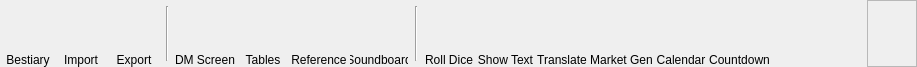
<?xml version="1.0" encoding="UTF-8"?>
<ui version="4.0">
 <class>RibbonTabBestiary</class>
 <widget class="QFrame" name="RibbonTabBestiary">
  <property name="geometry">
   <rect>
    <x>0</x>
    <y>0</y>
    <width>917</width>
    <height>67</height>
   </rect>
  </property>
  <property name="sizePolicy">
   <sizepolicy hsizetype="Preferred" vsizetype="Fixed">
    <horstretch>0</horstretch>
    <verstretch>0</verstretch>
   </sizepolicy>
  </property>
  <property name="minimumSize">
   <size>
    <width>0</width>
    <height>67</height>
   </size>
  </property>
  <property name="maximumSize">
   <size>
    <width>16777215</width>
    <height>67</height>
   </size>
  </property>
  <property name="windowTitle">
   <string>Tools</string>
  </property>
  <property name="styleSheet">
   <string notr="true">background-image: url(:/img/data/parchment.jpg);</string>
  </property>
  <layout class="QHBoxLayout" name="horizontalLayout">
   <property name="spacing">
    <number>3</number>
   </property>
   <property name="leftMargin">
    <number>3</number>
   </property>
   <property name="topMargin">
    <number>0</number>
   </property>
   <property name="rightMargin">
    <number>0</number>
   </property>
   <property name="bottomMargin">
    <number>0</number>
   </property>
   <item>
    <layout class="QVBoxLayout" name="verticalLayout">
     <property name="spacing">
      <number>0</number>
     </property>
     <item>
      <widget class="QPushButton" name="btnBestiary">
       <property name="minimumSize">
        <size>
         <width>50</width>
         <height>50</height>
        </size>
       </property>
       <property name="maximumSize">
        <size>
         <width>50</width>
         <height>50</height>
        </size>
       </property>
       <property name="toolTip">
        <string>Open the Bestiary (Ctrl+B)</string>
       </property>
       <property name="text">
        <string/>
       </property>
       <property name="icon">
        <iconset resource="resources.qrc">
         <normaloff>:/img/data/icon_bestiary.png</normaloff>:/img/data/icon_bestiary.png</iconset>
       </property>
       <property name="iconSize">
        <size>
         <width>40</width>
         <height>40</height>
        </size>
       </property>
       <property name="checkable">
        <bool>false</bool>
       </property>
       <property name="flat">
        <bool>true</bool>
       </property>
      </widget>
     </item>
     <item>
      <widget class="QLabel" name="lblBestiary">
       <property name="text">
        <string>Bestiary</string>
       </property>
       <property name="alignment">
        <set>Qt::AlignBottom|Qt::AlignHCenter</set>
       </property>
      </widget>
     </item>
    </layout>
   </item>
   <item>
    <layout class="QVBoxLayout" name="verticalLayout_2">
     <property name="spacing">
      <number>0</number>
     </property>
     <item>
      <widget class="QPushButton" name="btnImportBestiary">
       <property name="minimumSize">
        <size>
         <width>50</width>
         <height>50</height>
        </size>
       </property>
       <property name="maximumSize">
        <size>
         <width>50</width>
         <height>50</height>
        </size>
       </property>
       <property name="toolTip">
        <string>Import monsters into the Bestiary</string>
       </property>
       <property name="text">
        <string/>
       </property>
       <property name="icon">
        <iconset resource="resources.qrc">
         <normaloff>:/img/data/icon_importbestiary.png</normaloff>:/img/data/icon_importbestiary.png</iconset>
       </property>
       <property name="iconSize">
        <size>
         <width>40</width>
         <height>40</height>
        </size>
       </property>
       <property name="flat">
        <bool>true</bool>
       </property>
      </widget>
     </item>
     <item>
      <widget class="QLabel" name="lblImportBestiary">
       <property name="text">
        <string>Import</string>
       </property>
       <property name="alignment">
        <set>Qt::AlignBottom|Qt::AlignHCenter</set>
       </property>
      </widget>
     </item>
    </layout>
   </item>
   <item>
    <layout class="QVBoxLayout" name="verticalLayout_3">
     <property name="spacing">
      <number>0</number>
     </property>
     <item>
      <widget class="QPushButton" name="btnExportBestiary">
       <property name="minimumSize">
        <size>
         <width>50</width>
         <height>50</height>
        </size>
       </property>
       <property name="maximumSize">
        <size>
         <width>50</width>
         <height>50</height>
        </size>
       </property>
       <property name="toolTip">
        <string>Export monsters from the Bestiary</string>
       </property>
       <property name="text">
        <string/>
       </property>
       <property name="icon">
        <iconset resource="resources.qrc">
         <normaloff>:/img/data/icon_exportbestiary.png</normaloff>:/img/data/icon_exportbestiary.png</iconset>
       </property>
       <property name="iconSize">
        <size>
         <width>40</width>
         <height>40</height>
        </size>
       </property>
       <property name="flat">
        <bool>true</bool>
       </property>
      </widget>
     </item>
     <item>
      <widget class="QLabel" name="lblExportBestiary">
       <property name="text">
        <string>Export</string>
       </property>
       <property name="alignment">
        <set>Qt::AlignBottom|Qt::AlignHCenter</set>
       </property>
      </widget>
     </item>
    </layout>
   </item>
   <item>
    <widget class="Line" name="line">
     <property name="minimumSize">
      <size>
       <width>10</width>
       <height>0</height>
      </size>
     </property>
     <property name="maximumSize">
      <size>
       <width>10</width>
       <height>55</height>
      </size>
     </property>
     <property name="orientation">
      <enum>Qt::Vertical</enum>
     </property>
    </widget>
   </item>
   <item>
    <layout class="QVBoxLayout" name="verticalLayout_11">
     <property name="spacing">
      <number>0</number>
     </property>
     <item>
      <widget class="QPushButton" name="btnScreen">
       <property name="minimumSize">
        <size>
         <width>50</width>
         <height>50</height>
        </size>
       </property>
       <property name="maximumSize">
        <size>
         <width>50</width>
         <height>50</height>
        </size>
       </property>
       <property name="toolTip">
        <string>Open the DM Screen (Ctrl+M)</string>
       </property>
       <property name="text">
        <string/>
       </property>
       <property name="icon">
        <iconset resource="resources.qrc">
         <normaloff>:/img/data/icon_dmscreen.png</normaloff>:/img/data/icon_dmscreen.png</iconset>
       </property>
       <property name="iconSize">
        <size>
         <width>40</width>
         <height>40</height>
        </size>
       </property>
       <property name="checkable">
        <bool>false</bool>
       </property>
       <property name="flat">
        <bool>true</bool>
       </property>
      </widget>
     </item>
     <item>
      <widget class="QLabel" name="lblScreen">
       <property name="text">
        <string>DM Screen</string>
       </property>
       <property name="alignment">
        <set>Qt::AlignBottom|Qt::AlignHCenter</set>
       </property>
      </widget>
     </item>
    </layout>
   </item>
   <item>
    <layout class="QVBoxLayout" name="verticalLayout_13">
     <property name="spacing">
      <number>0</number>
     </property>
     <item>
      <widget class="QPushButton" name="btnTables">
       <property name="minimumSize">
        <size>
         <width>50</width>
         <height>50</height>
        </size>
       </property>
       <property name="maximumSize">
        <size>
         <width>50</width>
         <height>50</height>
        </size>
       </property>
       <property name="toolTip">
        <string>Open the custom table dialog (Ctrl+T)</string>
       </property>
       <property name="text">
        <string/>
       </property>
       <property name="icon">
        <iconset resource="resources.qrc">
         <normaloff>:/img/data/icon_table.png</normaloff>:/img/data/icon_table.png</iconset>
       </property>
       <property name="iconSize">
        <size>
         <width>40</width>
         <height>40</height>
        </size>
       </property>
       <property name="checkable">
        <bool>false</bool>
       </property>
       <property name="flat">
        <bool>true</bool>
       </property>
      </widget>
     </item>
     <item>
      <widget class="QLabel" name="lblTables">
       <property name="text">
        <string>Tables</string>
       </property>
       <property name="alignment">
        <set>Qt::AlignBottom|Qt::AlignHCenter</set>
       </property>
      </widget>
     </item>
    </layout>
   </item>
   <item>
    <layout class="QVBoxLayout" name="verticalLayout_10">
     <property name="spacing">
      <number>0</number>
     </property>
     <item>
      <widget class="QPushButton" name="btnQuickRef">
       <property name="minimumSize">
        <size>
         <width>50</width>
         <height>50</height>
        </size>
       </property>
       <property name="maximumSize">
        <size>
         <width>50</width>
         <height>50</height>
        </size>
       </property>
       <property name="toolTip">
        <string>Open the quick reference list (Ctrl+R)</string>
       </property>
       <property name="text">
        <string/>
       </property>
       <property name="icon">
        <iconset resource="resources.qrc">
         <normaloff>:/img/data/icon_pdf.png</normaloff>:/img/data/icon_pdf.png</iconset>
       </property>
       <property name="iconSize">
        <size>
         <width>40</width>
         <height>40</height>
        </size>
       </property>
       <property name="checkable">
        <bool>false</bool>
       </property>
       <property name="flat">
        <bool>true</bool>
       </property>
      </widget>
     </item>
     <item>
      <widget class="QLabel" name="lblQuickRef">
       <property name="text">
        <string>Reference</string>
       </property>
       <property name="alignment">
        <set>Qt::AlignBottom|Qt::AlignHCenter</set>
       </property>
      </widget>
     </item>
    </layout>
   </item>
   <item>
    <layout class="QVBoxLayout" name="verticalLayout_14">
     <item>
      <widget class="QPushButton" name="btnSoundboard">
       <property name="minimumSize">
        <size>
         <width>58</width>
         <height>50</height>
        </size>
       </property>
       <property name="maximumSize">
        <size>
         <width>58</width>
         <height>50</height>
        </size>
       </property>
       <property name="toolTip">
        <string>Open the soundboard</string>
       </property>
       <property name="text">
        <string/>
       </property>
       <property name="icon">
        <iconset resource="resources.qrc">
         <normaloff>:/img/data/icon_soundboard.png</normaloff>:/img/data/icon_soundboard.png</iconset>
       </property>
       <property name="iconSize">
        <size>
         <width>40</width>
         <height>40</height>
        </size>
       </property>
       <property name="checkable">
        <bool>false</bool>
       </property>
       <property name="flat">
        <bool>true</bool>
       </property>
      </widget>
     </item>
     <item>
      <widget class="QLabel" name="lblSoundboard">
       <property name="maximumSize">
        <size>
         <width>58</width>
         <height>16777215</height>
        </size>
       </property>
       <property name="text">
        <string>Soundboard</string>
       </property>
       <property name="alignment">
        <set>Qt::AlignBottom|Qt::AlignHCenter</set>
       </property>
      </widget>
     </item>
    </layout>
   </item>
   <item>
    <widget class="Line" name="line_2">
     <property name="minimumSize">
      <size>
       <width>10</width>
       <height>0</height>
      </size>
     </property>
     <property name="maximumSize">
      <size>
       <width>10</width>
       <height>55</height>
      </size>
     </property>
     <property name="orientation">
      <enum>Qt::Vertical</enum>
     </property>
    </widget>
   </item>
   <item>
    <layout class="QVBoxLayout" name="verticalLayout_4">
     <property name="spacing">
      <number>0</number>
     </property>
     <item>
      <widget class="QPushButton" name="btnRollDice">
       <property name="minimumSize">
        <size>
         <width>50</width>
         <height>50</height>
        </size>
       </property>
       <property name="maximumSize">
        <size>
         <width>50</width>
         <height>50</height>
        </size>
       </property>
       <property name="toolTip">
        <string>Open the dice rolling dialog (Ctrl+D)</string>
       </property>
       <property name="text">
        <string/>
       </property>
       <property name="icon">
        <iconset resource="resources.qrc">
         <normaloff>:/img/data/icon_dice.png</normaloff>:/img/data/icon_dice.png</iconset>
       </property>
       <property name="iconSize">
        <size>
         <width>40</width>
         <height>40</height>
        </size>
       </property>
       <property name="checkable">
        <bool>false</bool>
       </property>
       <property name="flat">
        <bool>true</bool>
       </property>
      </widget>
     </item>
     <item>
      <widget class="QLabel" name="lblRollDice">
       <property name="text">
        <string>Roll Dice</string>
       </property>
       <property name="alignment">
        <set>Qt::AlignBottom|Qt::AlignHCenter</set>
       </property>
      </widget>
     </item>
    </layout>
   </item>
   <item>
    <layout class="QVBoxLayout" name="verticalLayout_5">
     <property name="spacing">
      <number>0</number>
     </property>
     <item>
      <widget class="QPushButton" name="btnPublishText">
       <property name="minimumSize">
        <size>
         <width>50</width>
         <height>50</height>
        </size>
       </property>
       <property name="maximumSize">
        <size>
         <width>50</width>
         <height>50</height>
        </size>
       </property>
       <property name="toolTip">
        <string>Open the text publishing dialog</string>
       </property>
       <property name="text">
        <string/>
       </property>
       <property name="icon">
        <iconset resource="resources.qrc">
         <normaloff>:/img/data/icon_publishtext.png</normaloff>:/img/data/icon_publishtext.png</iconset>
       </property>
       <property name="iconSize">
        <size>
         <width>40</width>
         <height>40</height>
        </size>
       </property>
       <property name="checkable">
        <bool>false</bool>
       </property>
       <property name="flat">
        <bool>true</bool>
       </property>
      </widget>
     </item>
     <item>
      <widget class="QLabel" name="lblPublishText">
       <property name="text">
        <string>Show Text</string>
       </property>
       <property name="alignment">
        <set>Qt::AlignBottom|Qt::AlignHCenter</set>
       </property>
      </widget>
     </item>
    </layout>
   </item>
   <item>
    <layout class="QVBoxLayout" name="verticalLayout_6">
     <property name="spacing">
      <number>0</number>
     </property>
     <item>
      <widget class="QPushButton" name="btnTranslateText">
       <property name="minimumSize">
        <size>
         <width>50</width>
         <height>50</height>
        </size>
       </property>
       <property name="maximumSize">
        <size>
         <width>50</width>
         <height>50</height>
        </size>
       </property>
       <property name="toolTip">
        <string>Open the random text translation dialog</string>
       </property>
       <property name="text">
        <string/>
       </property>
       <property name="icon">
        <iconset resource="resources.qrc">
         <normaloff>:/img/data/icon_translatetext.png</normaloff>:/img/data/icon_translatetext.png</iconset>
       </property>
       <property name="iconSize">
        <size>
         <width>40</width>
         <height>40</height>
        </size>
       </property>
       <property name="checkable">
        <bool>false</bool>
       </property>
       <property name="flat">
        <bool>true</bool>
       </property>
      </widget>
     </item>
     <item>
      <widget class="QLabel" name="lblTranslateText">
       <property name="text">
        <string>Translate</string>
       </property>
       <property name="alignment">
        <set>Qt::AlignBottom|Qt::AlignHCenter</set>
       </property>
      </widget>
     </item>
    </layout>
   </item>
   <item>
    <layout class="QVBoxLayout" name="verticalLayout_7">
     <property name="spacing">
      <number>0</number>
     </property>
     <item>
      <widget class="QPushButton" name="btnRandomMarket">
       <property name="minimumSize">
        <size>
         <width>50</width>
         <height>50</height>
        </size>
       </property>
       <property name="maximumSize">
        <size>
         <width>50</width>
         <height>50</height>
        </size>
       </property>
       <property name="toolTip">
        <string>Open the random market generator</string>
       </property>
       <property name="text">
        <string/>
       </property>
       <property name="icon">
        <iconset resource="resources.qrc">
         <normaloff>:/img/data/icon_randommarket.png</normaloff>:/img/data/icon_randommarket.png</iconset>
       </property>
       <property name="iconSize">
        <size>
         <width>40</width>
         <height>40</height>
        </size>
       </property>
       <property name="checkable">
        <bool>false</bool>
       </property>
       <property name="flat">
        <bool>true</bool>
       </property>
      </widget>
     </item>
     <item>
      <widget class="QLabel" name="lblRandomMarket">
       <property name="text">
        <string>Market Gen</string>
       </property>
       <property name="alignment">
        <set>Qt::AlignBottom|Qt::AlignHCenter</set>
       </property>
      </widget>
     </item>
    </layout>
   </item>
   <item>
    <layout class="QVBoxLayout" name="verticalLayout_9">
     <property name="spacing">
      <number>0</number>
     </property>
     <item>
      <widget class="QPushButton" name="btnTimeDate">
       <property name="minimumSize">
        <size>
         <width>50</width>
         <height>50</height>
        </size>
       </property>
       <property name="maximumSize">
        <size>
         <width>50</width>
         <height>50</height>
        </size>
       </property>
       <property name="toolTip">
        <string>Open the time &amp; date calendar (Ctrl+C)</string>
       </property>
       <property name="text">
        <string/>
       </property>
       <property name="icon">
        <iconset resource="resources.qrc">
         <normaloff>:/img/data/icon_clock.png</normaloff>:/img/data/icon_clock.png</iconset>
       </property>
       <property name="iconSize">
        <size>
         <width>40</width>
         <height>40</height>
        </size>
       </property>
       <property name="checkable">
        <bool>false</bool>
       </property>
       <property name="flat">
        <bool>true</bool>
       </property>
      </widget>
     </item>
     <item>
      <widget class="QLabel" name="lblTimeDate">
       <property name="text">
        <string>Calendar</string>
       </property>
       <property name="alignment">
        <set>Qt::AlignBottom|Qt::AlignHCenter</set>
       </property>
      </widget>
     </item>
    </layout>
   </item>
   <item>
    <layout class="QVBoxLayout" name="verticalLayout_12">
     <property name="spacing">
      <number>0</number>
     </property>
     <item>
      <widget class="QPushButton" name="btnCountdown">
       <property name="minimumSize">
        <size>
         <width>50</width>
         <height>50</height>
        </size>
       </property>
       <property name="maximumSize">
        <size>
         <width>50</width>
         <height>50</height>
        </size>
       </property>
       <property name="toolTip">
        <string>Open the countdown timer</string>
       </property>
       <property name="text">
        <string/>
       </property>
       <property name="icon">
        <iconset resource="resources.qrc">
         <normaloff>:/img/data/icon_countdown.png</normaloff>:/img/data/icon_countdown.png</iconset>
       </property>
       <property name="iconSize">
        <size>
         <width>40</width>
         <height>40</height>
        </size>
       </property>
       <property name="checkable">
        <bool>false</bool>
       </property>
       <property name="flat">
        <bool>true</bool>
       </property>
      </widget>
     </item>
     <item>
      <widget class="QLabel" name="lblCountdown">
       <property name="text">
        <string>Countdown</string>
       </property>
       <property name="alignment">
        <set>Qt::AlignBottom|Qt::AlignHCenter</set>
       </property>
      </widget>
     </item>
    </layout>
   </item>
   <item>
    <spacer name="horizontalSpacer_3">
     <property name="orientation">
      <enum>Qt::Horizontal</enum>
     </property>
     <property name="sizeHint" stdset="0">
      <size>
       <width>40</width>
       <height>20</height>
      </size>
     </property>
    </spacer>
   </item>
   <item>
    <widget class="PublishButtonRibbon" name="framePublish">
     <property name="minimumSize">
      <size>
       <width>50</width>
       <height>0</height>
      </size>
     </property>
     <property name="frameShape">
      <enum>QFrame::StyledPanel</enum>
     </property>
     <property name="frameShadow">
      <enum>QFrame::Raised</enum>
     </property>
    </widget>
   </item>
  </layout>
 </widget>
 <customwidgets>
  <customwidget>
   <class>PublishButtonRibbon</class>
   <extends>QFrame</extends>
   <header>publishbuttonribbon.h</header>
   <container>1</container>
  </customwidget>
 </customwidgets>
 <resources>
  <include location="resources.qrc"/>
 </resources>
 <connections/>
</ui>
